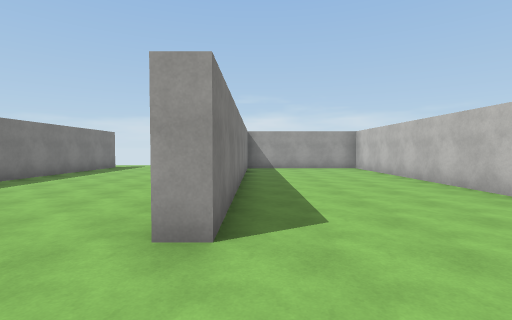
view 1 (above)

21 first-person views from a walk through a scene from a Unity 3-D project. The camera is 1.5 m above the floor, tilts 2° down and sees 85° across. The floor is counted in squares, 2 m on a side. Each view is taken from the middle of a square. On the plan, view 1 faces up. The plan holds only what a view shows up to about 10 squares ahead; the rest is blank. The place goes on beyond the plan. The player is left out. Some animated figures are not drawn. Surface patterns are stand-ins for the level's own textures.

view 2
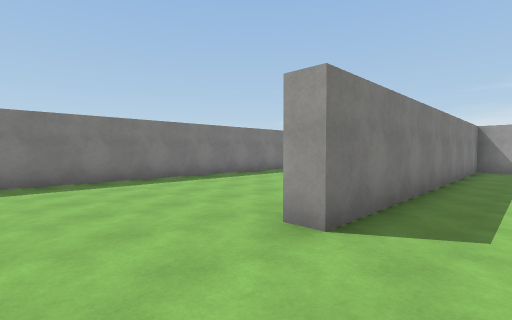

view 3
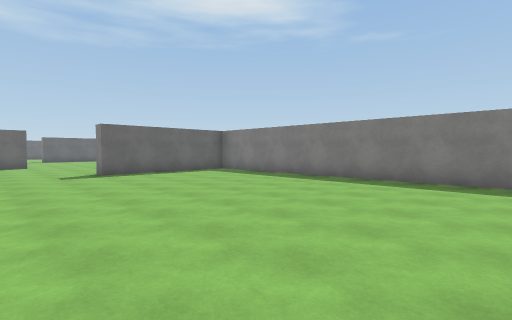

view 4
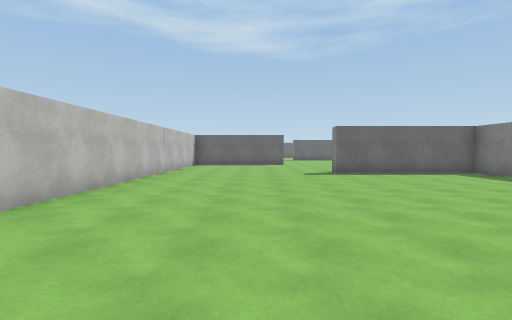

view 5
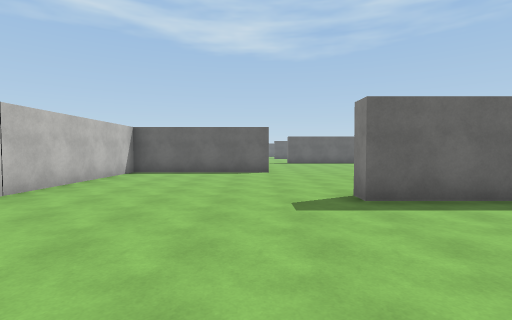

view 6
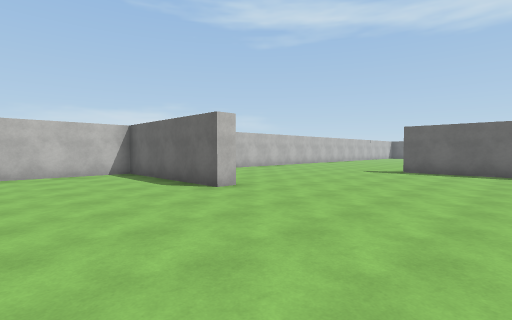

view 7
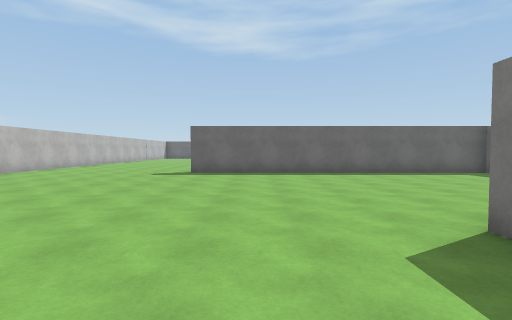

view 8
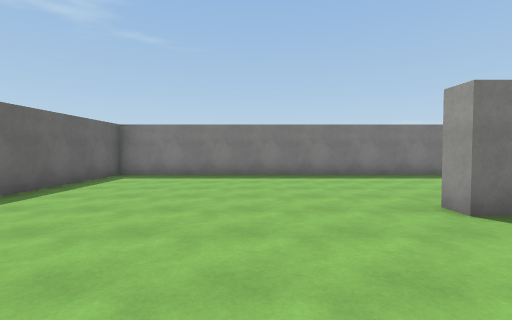

view 9
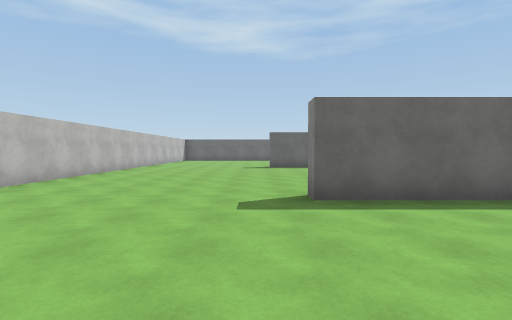

view 10
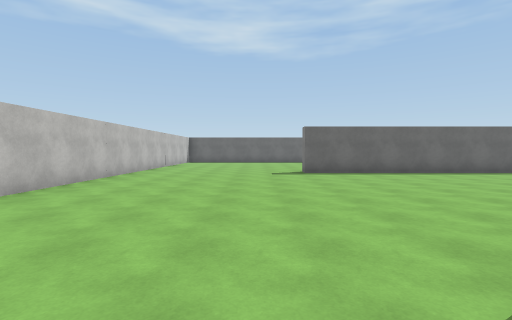

view 11
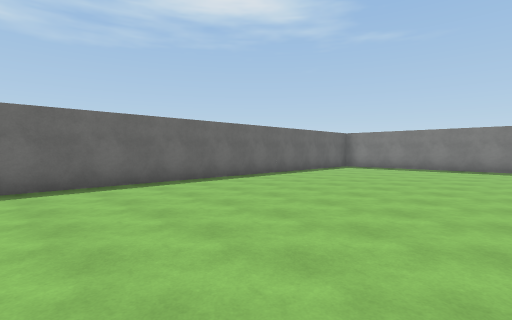

view 12
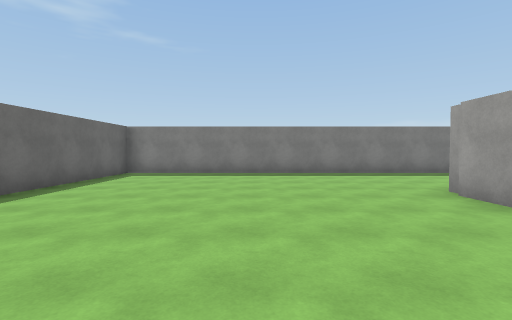

view 13
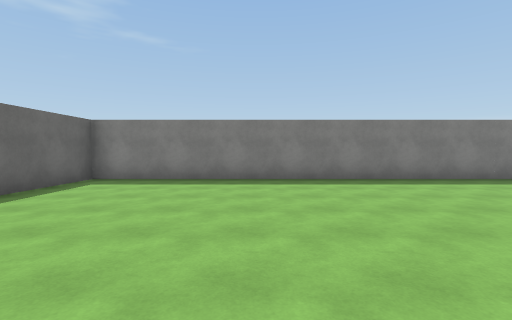

view 14
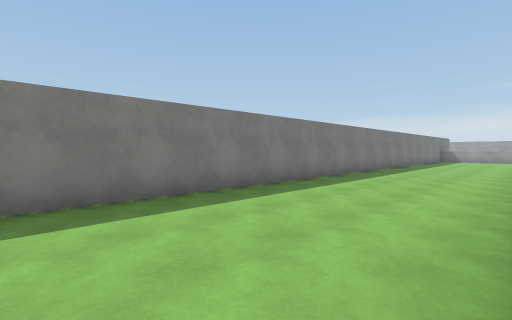

view 15
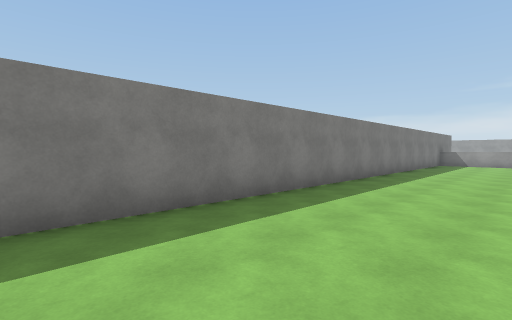

view 16
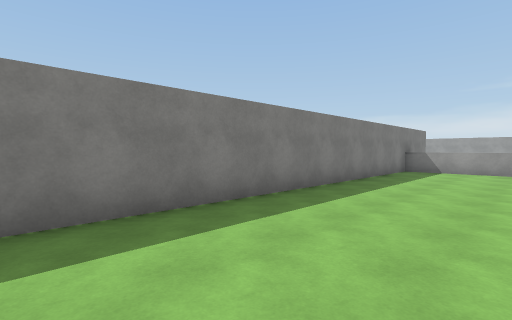

view 17
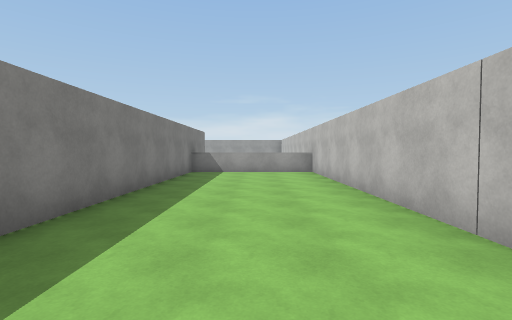

view 18
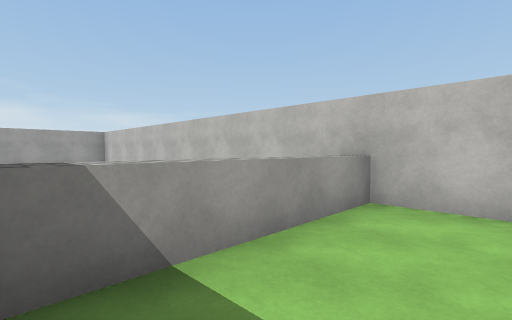

view 19
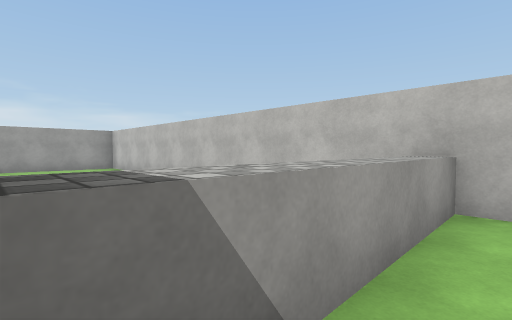

view 20
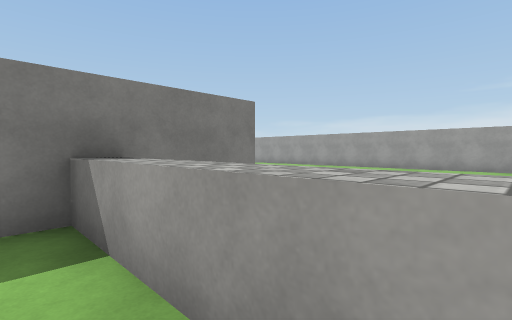

view 21
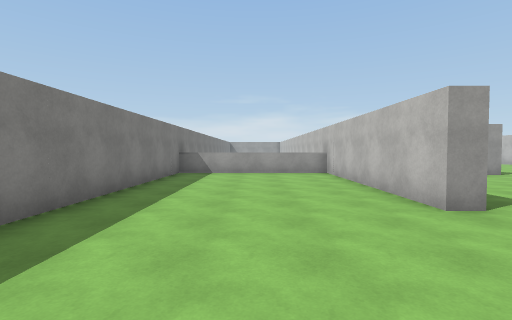

### Floor plan
Points are (right, up) in squares from view 1. A wall is a line through its corners. A room is listed if a view was taken in it or the views show most of it. See-through windows are left out.
Room 1 (views 1, 2, 3, 4, 5, 6, 7, 8, 9, 10, 11, 12, 13, 14, 15, 16, 17, 18, 19, 21)
walls: (-6.6, -6.8) (-11.6, -6.8); (-6.1, -12) (-6.1, -12.6) (-6.6, -12.6) (-6.6, -6); (-0.4, -13) (-0.4, -12.5) (4.1, -12.5) (4.1, -1.4); (-12, -8) (-12, -1.5); (-11.5, -6) (-11.5, -19.1) (-1.9, -19.1) (-1.9, -19.8); (-10.6, -19.6) (-11.6, -19.6); (-14.5, -0.4) (-16.2, -0.4); (-16.2, -0.5) (-16.2, -27.2) (-1.6, -27.2); (4.1, 4.5) (4.1, 10); (-6.1, 10.1) (-6.1, -7.1) (-1.6, -7.1) (-1.6, -7.6) (-2.1, -7.6); (4.1, -27.5) (4.1, -18.9); (-0.3, 11.6) (-0.3, 2.3) (-0.9, 2.3)
ways out: opening at (-14, -1.7) to room 2
Room 2 (view 20)
walls: (-16.2, 2.2) (-16.2, -0.5); (-12, -1.5) (-12, 9.2); (-12, -0.4) (-14.5, -0.4); (-13.5, 11.2) (-15.5, 11.2)
ways out: opening at (-14, -1.7) to room 1

Positions as (right, up) in squares from view 1, and headings:
1: (0, 0), facing up
2: (1, 0), facing up-left
3: (1, 2), facing down-left
4: (1, 2), facing down
5: (0, -3), facing down
6: (-5, -9), facing down-right
7: (-4, -10), facing down
8: (-3, -15), facing left
9: (-1, -15), facing down
10: (0, -18), facing down
11: (-4, -21), facing down-left
12: (-7, -23), facing left
13: (-9, -23), facing left
14: (-12, -21), facing up-left
15: (-13, -16), facing up-left
16: (-13, -11), facing up-left
17: (-14, -10), facing up
18: (-16, -2), facing up-right
19: (-16, -1), facing up-right
20: (-13, -1), facing up-left
21: (-9, -16), facing up
